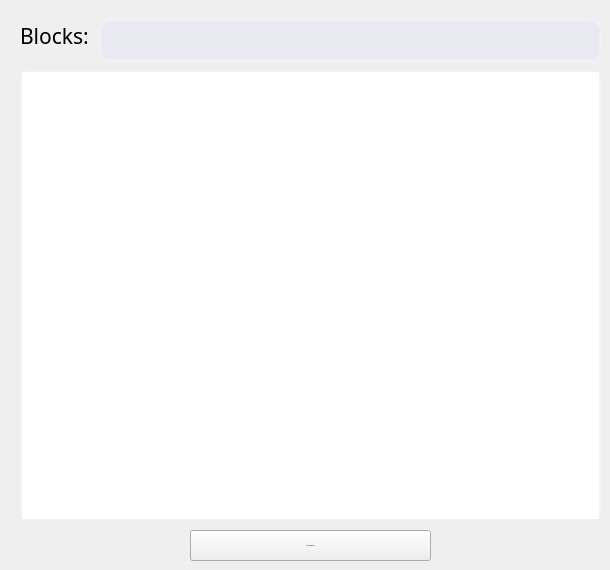
             <widget class="QWidget" name="page_4">
              <widget class="QListWidget" name="friends_2">
               <property name="geometry">
                <rect>
                 <x>20</x>
                 <y>70</y>
                 <width>581</width>
                 <height>451</height>
                </rect>
               </property>
               <property name="styleSheet">
                <string notr="true">font-size:19px;
border-radius:10px;
color:white;
border: 2px solid rgba(255,255,255,40);
</string>
               </property>
              </widget>
              <widget class="QLabel" name="label_9">
               <property name="geometry">
                <rect>
                 <x>20</x>
                 <y>0</y>
                 <width>81</width>
                 <height>71</height>
                </rect>
               </property>
               <property name="font">
                <font>
                 <family>Microsoft YaHei UI Light</family>
                 <pointsize>16</pointsize>
                </font>
               </property>
               <property name="text">
                <string>Blocks:</string>
               </property>
              </widget>
              <widget class="QLineEdit" name="blocks_btn">
               <property name="geometry">
                <rect>
                 <x>100</x>
                 <y>20</y>
                 <width>501</width>
                 <height>41</height>
                </rect>
               </property>
               <property name="font">
                <font>
                 <family>MS Sans Serif</family>
                 <pointsize>16</pointsize>
                </font>
               </property>
               <property name="styleSheet">
                <string notr="true">color:white;
border-radius:10px;
border: 2px solid rgba(255,255,255,40);
background-color: rgba(200,200,255,40);
</string>
               </property>
               <property name="maxLength">
                <number>256</number>
               </property>
               <property name="alignment">
                <set>Qt::AlignLeading|Qt::AlignLeft|Qt::AlignVCenter</set>
               </property>
              </widget>
              <widget class="QPushButton" name="show_btn">
               <property name="geometry">
                <rect>
                 <x>190</x>
                 <y>530</y>
                 <width>241</width>
                 <height>31</height>
                </rect>
               </property>
               <property name="font">
                <font>
                 <family>Microsoft JhengHei UI Light</family>
                 <pointsize>-1</pointsize>
                </font>
               </property>
               <property name="styleSheet">
                <string notr="true">QPushButton{background-color: rgba(0, 0, 0, 0);
font-size:28px;
color:white;
hover:{color:white;}
}
QPushButton:hover{
color:white;
border: 2px solid rgba(255,255,255,40);
border-radius:10px;
background-color: rgba(255,255,255,60);
}</string>
               </property>
               <property name="text">
                <string>Show transactions</string>
               </property>
              </widget>
              <zorder>label_9</zorder>
              <zorder>friends_2</zorder>
              <zorder>blocks_btn</zorder>
              <zorder>show_btn</zorder>
             </widget>
